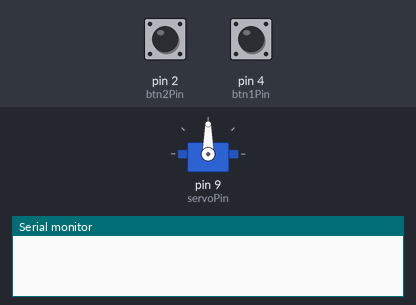
The sketch below on a simulated Arduino Uno, built with avr-gcc and run on an emulated ATmega328P. Parts: servo, the last lines printed to the serial monitor. The inputs (shaded band) are chosen by the test bench; at power-on: pin 2 (btn2Pin) LOW, pin 4 (btn1Pin) LOW.

Above: at 1.2 s.
1.3 s: pin 2 (btn2Pin) pulled HIGH for 1 s
3.8 s: pin 4 (btn1Pin) pulled HIGH for 0.15 s
At 5.1 s:
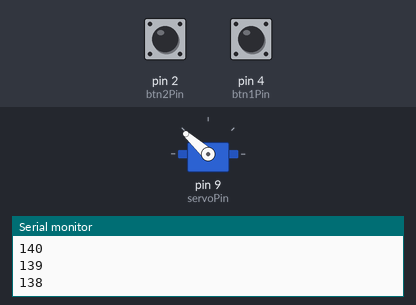
5.4 s: pin 4 (btn1Pin) pulled HIGH for 1 s
At 6.4 s:
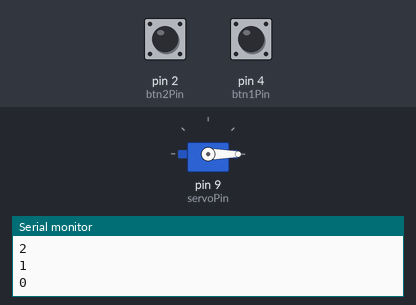
7.9 s: pin 2 (btn2Pin) pulled HIGH for 0.15 s
At 8.6 s:
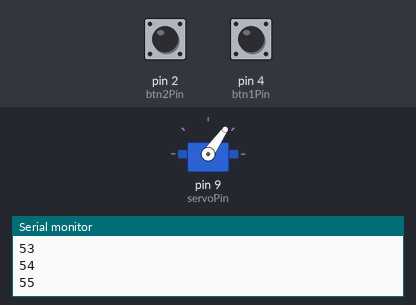
9.5 s: pin 2 (btn2Pin) pulled HIGH for 0.15 s
At 10.8 s:
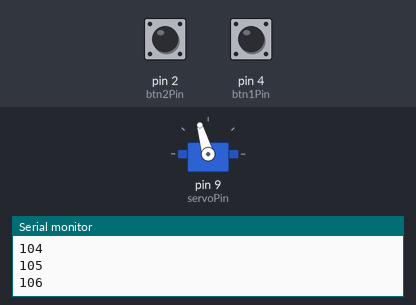
11.1 s: pin 4 (btn1Pin) pulsed HIGH 2 times (0.12 s each, 0.3 s apart)
At 12.9 s:
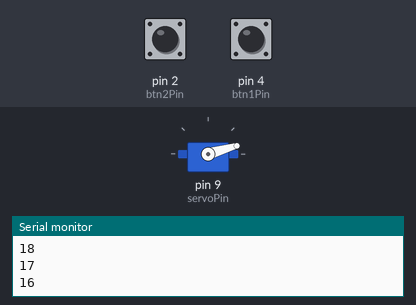
Timing chart, 0 to 14.2 s (numbered marks = the images above; inputs shaded):
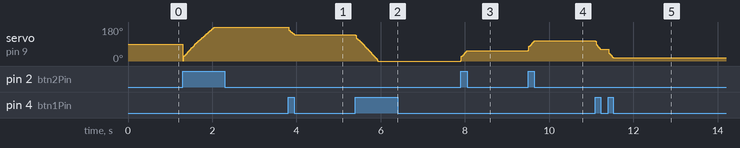

Measured:
- after the input at 3.8 s, servo on pin 9 (servoPin): 180° → 138° at once
- after the input at 5.4 s, servo on pin 9 (servoPin): moves from 138° to 0° over 0.53 s, starting at once
- after the input at 7.9 s, servo on pin 9 (servoPin): 0° → 55° at once
- after the input at 9.5 s, servo on pin 9 (servoPin): 55° → 106° at once
- after the input at 11.1 s, servo on pin 9 (servoPin): moves from 106° to 16° over 0.42 s, starting at once

The sketch:

Servo_Control.ino
```cpp
// 2 Button controlled servo
// By Andrew


#include <Servo.h>   //Includes Servo

Servo myServo;
int btn1Pin = 4;    //Button1 -> Pin 4
int btn2Pin = 2;    //Button2 -> Pin 2
int servoPin = 9;   //Servo -> Pin 9
int btn1State = 0;  //State of button 1
int btn2State = 0;  //State of button 2
int pos = 0;        //Position of Servo

void setup() {  //Runs command 1 time
  Serial.begin(9600);         //beings serial (always use this)
  myServo.attach(servoPin);   //Activates servo
  pinMode (btn1Pin, INPUT);   //Button 1 Pin is the input for the servo
  pinMode (btn2Pin, INPUT);   //Button 2 Pin is the input for the servo
  pinMode (servoPin, OUTPUT); //ServoPin is the output
}

void loop() {  //Loops command forever
  btn1State = digitalRead(btn1Pin);  // State of button 1 is for button pin 1
  btn2State = digitalRead(btn2Pin);  // State of button 2 is for button pin 2

  if (btn1State == HIGH && pos >0) { // If button 1 is pressed -1 degree
    pos=pos -=1;
    myServo.write(pos);

    Serial.println(pos);
  }


  if (btn2State == HIGH && pos <180) {
    pos=pos +=1;
    myServo.write(pos);

    Serial.println(pos);
  }


}
```
